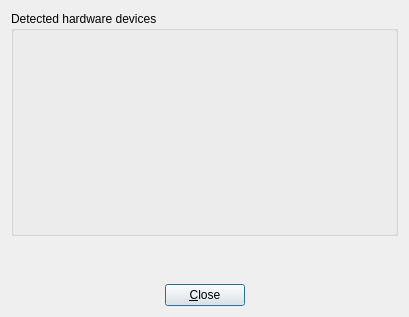
<?xml version="1.0" encoding="UTF-8"?>
<ui version="4.0">
 <class>dialogCheckHardware</class>
 <widget class="QDialog" name="dialogCheckHardware">
  <property name="geometry">
   <rect>
    <x>0</x>
    <y>0</y>
    <width>409</width>
    <height>317</height>
   </rect>
  </property>
  <property name="windowTitle">
   <string notr="true">TrueOS</string>
  </property>
  <layout class="QGridLayout" name="gridLayout_2">
   <item row="0" column="0">
    <widget class="QGroupBox" name="groupBox">
     <property name="title">
      <string>Detected hardware devices</string>
     </property>
     <layout class="QGridLayout" name="gridLayout">
      <item row="0" column="0">
       <layout class="QHBoxLayout" name="horizontalLayout_2">
        <item>
         <widget class="QLabel" name="label">
          <property name="sizePolicy">
           <sizepolicy hsizetype="Fixed" vsizetype="Fixed">
            <horstretch>0</horstretch>
            <verstretch>0</verstretch>
           </sizepolicy>
          </property>
          <property name="minimumSize">
           <size>
            <width>32</width>
            <height>32</height>
           </size>
          </property>
          <property name="maximumSize">
           <size>
            <width>32</width>
            <height>32</height>
           </size>
          </property>
          <property name="text">
           <string/>
          </property>
          <property name="pixmap">
           <pixmap resource="sysinstaller.qrc">:/modules/images/display.png</pixmap>
          </property>
          <property name="scaledContents">
           <bool>true</bool>
          </property>
         </widget>
        </item>
        <item>
         <widget class="QLabel" name="labelVideoDriver">
          <property name="text">
           <string/>
          </property>
         </widget>
        </item>
        <item>
         <widget class="QLabel" name="labelVideoDriverIcon">
          <property name="sizePolicy">
           <sizepolicy hsizetype="Fixed" vsizetype="Fixed">
            <horstretch>0</horstretch>
            <verstretch>0</verstretch>
           </sizepolicy>
          </property>
          <property name="minimumSize">
           <size>
            <width>32</width>
            <height>32</height>
           </size>
          </property>
          <property name="maximumSize">
           <size>
            <width>32</width>
            <height>32</height>
           </size>
          </property>
          <property name="text">
           <string/>
          </property>
          <property name="scaledContents">
           <bool>true</bool>
          </property>
         </widget>
        </item>
       </layout>
      </item>
      <item row="1" column="0">
       <layout class="QHBoxLayout" name="horizontalLayout_3">
        <item>
         <widget class="QLabel" name="label_2">
          <property name="sizePolicy">
           <sizepolicy hsizetype="Fixed" vsizetype="Fixed">
            <horstretch>0</horstretch>
            <verstretch>0</verstretch>
           </sizepolicy>
          </property>
          <property name="minimumSize">
           <size>
            <width>32</width>
            <height>32</height>
           </size>
          </property>
          <property name="maximumSize">
           <size>
            <width>32</width>
            <height>32</height>
           </size>
          </property>
          <property name="text">
           <string/>
          </property>
          <property name="pixmap">
           <pixmap resource="sysinstaller.qrc">:/modules/images/randr.png</pixmap>
          </property>
          <property name="scaledContents">
           <bool>true</bool>
          </property>
         </widget>
        </item>
        <item>
         <widget class="QLabel" name="labelVideoResolution">
          <property name="text">
           <string/>
          </property>
         </widget>
        </item>
        <item>
         <widget class="QLabel" name="labelVideoResolutionIcon">
          <property name="sizePolicy">
           <sizepolicy hsizetype="Fixed" vsizetype="Fixed">
            <horstretch>0</horstretch>
            <verstretch>0</verstretch>
           </sizepolicy>
          </property>
          <property name="minimumSize">
           <size>
            <width>32</width>
            <height>32</height>
           </size>
          </property>
          <property name="maximumSize">
           <size>
            <width>32</width>
            <height>32</height>
           </size>
          </property>
          <property name="text">
           <string/>
          </property>
          <property name="scaledContents">
           <bool>true</bool>
          </property>
         </widget>
        </item>
       </layout>
      </item>
      <item row="2" column="0">
       <layout class="QHBoxLayout" name="horizontalLayout_4">
        <item>
         <widget class="QLabel" name="label_3">
          <property name="sizePolicy">
           <sizepolicy hsizetype="Fixed" vsizetype="Fixed">
            <horstretch>0</horstretch>
            <verstretch>0</verstretch>
           </sizepolicy>
          </property>
          <property name="minimumSize">
           <size>
            <width>32</width>
            <height>32</height>
           </size>
          </property>
          <property name="maximumSize">
           <size>
            <width>32</width>
            <height>32</height>
           </size>
          </property>
          <property name="text">
           <string/>
          </property>
          <property name="pixmap">
           <pixmap resource="sysinstaller.qrc">:/modules/images/networkwired.png</pixmap>
          </property>
          <property name="scaledContents">
           <bool>true</bool>
          </property>
         </widget>
        </item>
        <item>
         <widget class="QLabel" name="labelEthernet">
          <property name="text">
           <string/>
          </property>
         </widget>
        </item>
        <item>
         <widget class="QLabel" name="labelEthernetIcon">
          <property name="sizePolicy">
           <sizepolicy hsizetype="Fixed" vsizetype="Fixed">
            <horstretch>0</horstretch>
            <verstretch>0</verstretch>
           </sizepolicy>
          </property>
          <property name="minimumSize">
           <size>
            <width>32</width>
            <height>32</height>
           </size>
          </property>
          <property name="maximumSize">
           <size>
            <width>32</width>
            <height>32</height>
           </size>
          </property>
          <property name="text">
           <string/>
          </property>
          <property name="scaledContents">
           <bool>true</bool>
          </property>
         </widget>
        </item>
       </layout>
      </item>
      <item row="3" column="0">
       <layout class="QHBoxLayout" name="horizontalLayout_5">
        <item>
         <widget class="QLabel" name="label_4">
          <property name="sizePolicy">
           <sizepolicy hsizetype="Fixed" vsizetype="Fixed">
            <horstretch>0</horstretch>
            <verstretch>0</verstretch>
           </sizepolicy>
          </property>
          <property name="minimumSize">
           <size>
            <width>32</width>
            <height>32</height>
           </size>
          </property>
          <property name="maximumSize">
           <size>
            <width>32</width>
            <height>32</height>
           </size>
          </property>
          <property name="text">
           <string/>
          </property>
          <property name="pixmap">
           <pixmap resource="sysinstaller.qrc">:/modules/images/network_wifi.png</pixmap>
          </property>
          <property name="scaledContents">
           <bool>true</bool>
          </property>
         </widget>
        </item>
        <item>
         <widget class="QLabel" name="labelWifi">
          <property name="text">
           <string/>
          </property>
         </widget>
        </item>
        <item>
         <widget class="QLabel" name="labelWifiIcon">
          <property name="sizePolicy">
           <sizepolicy hsizetype="Fixed" vsizetype="Fixed">
            <horstretch>0</horstretch>
            <verstretch>0</verstretch>
           </sizepolicy>
          </property>
          <property name="minimumSize">
           <size>
            <width>32</width>
            <height>32</height>
           </size>
          </property>
          <property name="maximumSize">
           <size>
            <width>32</width>
            <height>32</height>
           </size>
          </property>
          <property name="text">
           <string/>
          </property>
          <property name="scaledContents">
           <bool>true</bool>
          </property>
         </widget>
        </item>
       </layout>
      </item>
      <item row="4" column="0">
       <layout class="QHBoxLayout" name="horizontalLayout_6">
        <item>
         <widget class="QLabel" name="label_5">
          <property name="sizePolicy">
           <sizepolicy hsizetype="Fixed" vsizetype="Fixed">
            <horstretch>0</horstretch>
            <verstretch>0</verstretch>
           </sizepolicy>
          </property>
          <property name="minimumSize">
           <size>
            <width>32</width>
            <height>32</height>
           </size>
          </property>
          <property name="maximumSize">
           <size>
            <width>32</width>
            <height>32</height>
           </size>
          </property>
          <property name="text">
           <string/>
          </property>
          <property name="pixmap">
           <pixmap resource="sysinstaller.qrc">:/modules/images/system-config-sound.png</pixmap>
          </property>
          <property name="scaledContents">
           <bool>true</bool>
          </property>
         </widget>
        </item>
        <item>
         <widget class="QLabel" name="labelSound">
          <property name="text">
           <string/>
          </property>
         </widget>
        </item>
        <item>
         <widget class="QLabel" name="labelSoundIcon">
          <property name="sizePolicy">
           <sizepolicy hsizetype="Fixed" vsizetype="Fixed">
            <horstretch>0</horstretch>
            <verstretch>0</verstretch>
           </sizepolicy>
          </property>
          <property name="minimumSize">
           <size>
            <width>32</width>
            <height>32</height>
           </size>
          </property>
          <property name="maximumSize">
           <size>
            <width>32</width>
            <height>32</height>
           </size>
          </property>
          <property name="text">
           <string/>
          </property>
          <property name="scaledContents">
           <bool>true</bool>
          </property>
         </widget>
        </item>
       </layout>
      </item>
     </layout>
    </widget>
   </item>
   <item row="1" column="0">
    <spacer name="verticalSpacer">
     <property name="orientation">
      <enum>Qt::Vertical</enum>
     </property>
     <property name="sizeHint" stdset="0">
      <size>
       <width>58</width>
       <height>33</height>
      </size>
     </property>
    </spacer>
   </item>
   <item row="2" column="0">
    <layout class="QHBoxLayout" name="horizontalLayout">
     <item>
      <spacer name="horizontalSpacer">
       <property name="orientation">
        <enum>Qt::Horizontal</enum>
       </property>
       <property name="sizeHint" stdset="0">
        <size>
         <width>40</width>
         <height>20</height>
        </size>
       </property>
      </spacer>
     </item>
     <item>
      <widget class="QPushButton" name="pushClose">
       <property name="text">
        <string>&amp;Close</string>
       </property>
      </widget>
     </item>
     <item>
      <spacer name="horizontalSpacer_2">
       <property name="orientation">
        <enum>Qt::Horizontal</enum>
       </property>
       <property name="sizeHint" stdset="0">
        <size>
         <width>40</width>
         <height>20</height>
        </size>
       </property>
      </spacer>
     </item>
    </layout>
   </item>
  </layout>
 </widget>
 <resources>
  <include location="sysinstaller.qrc"/>
 </resources>
 <connections/>
</ui>
